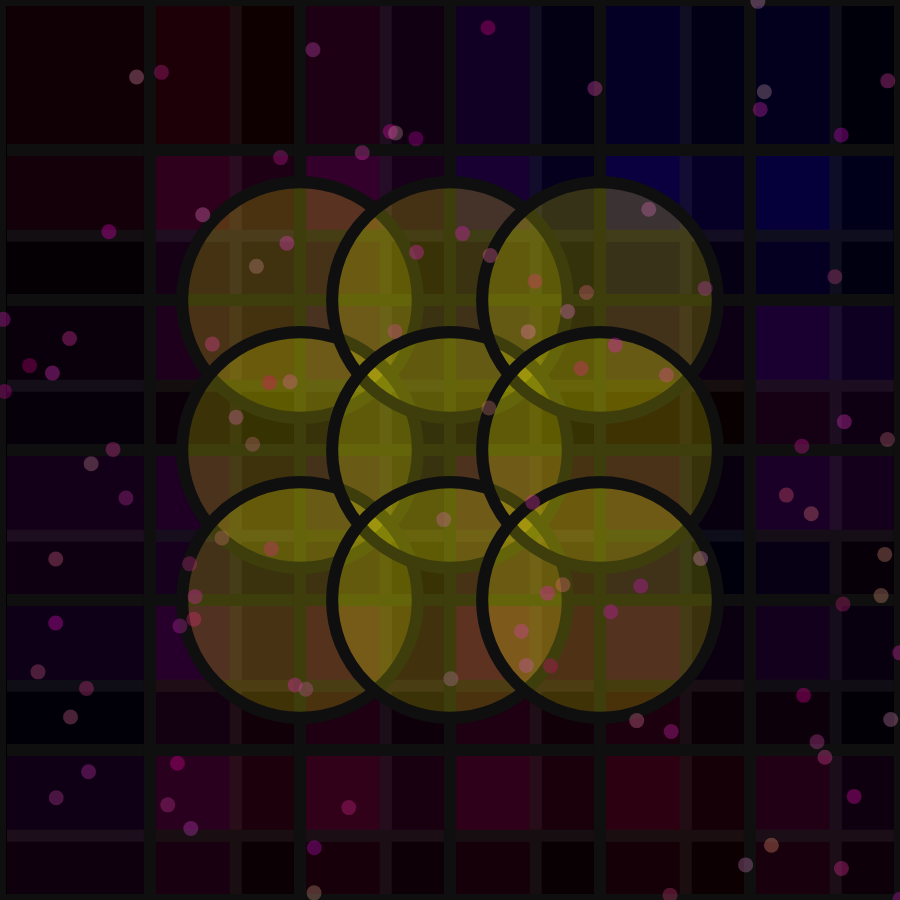
Frame 1 (no input)
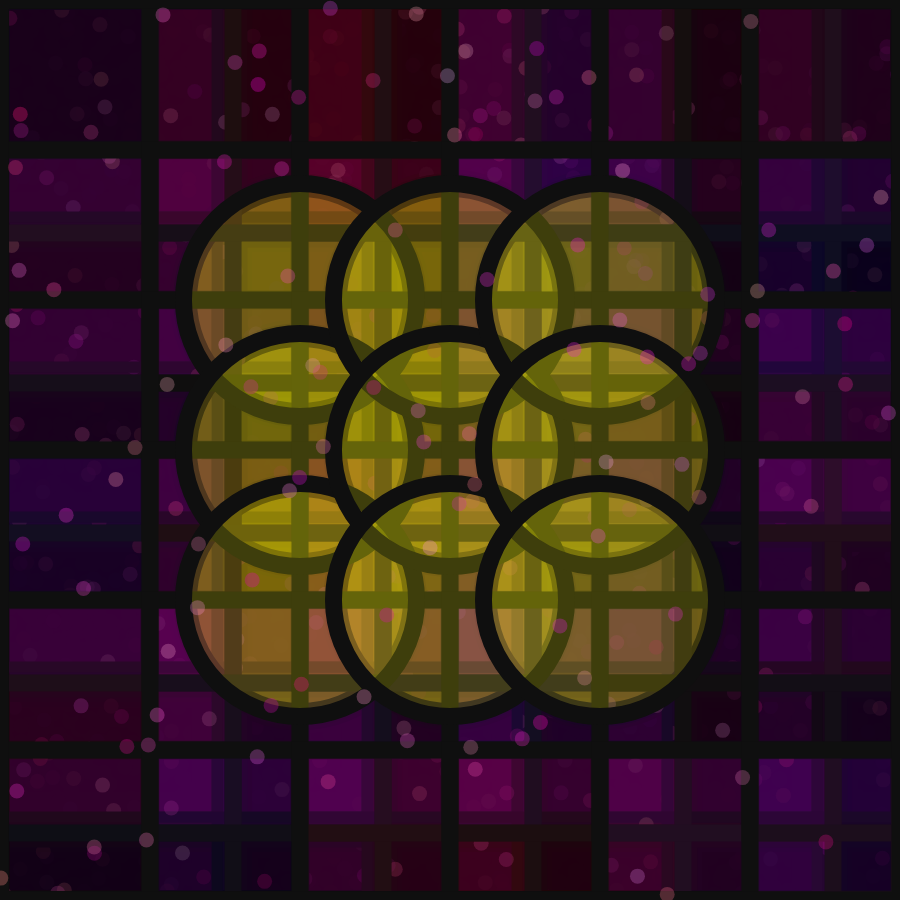
Frame 60 (no input)
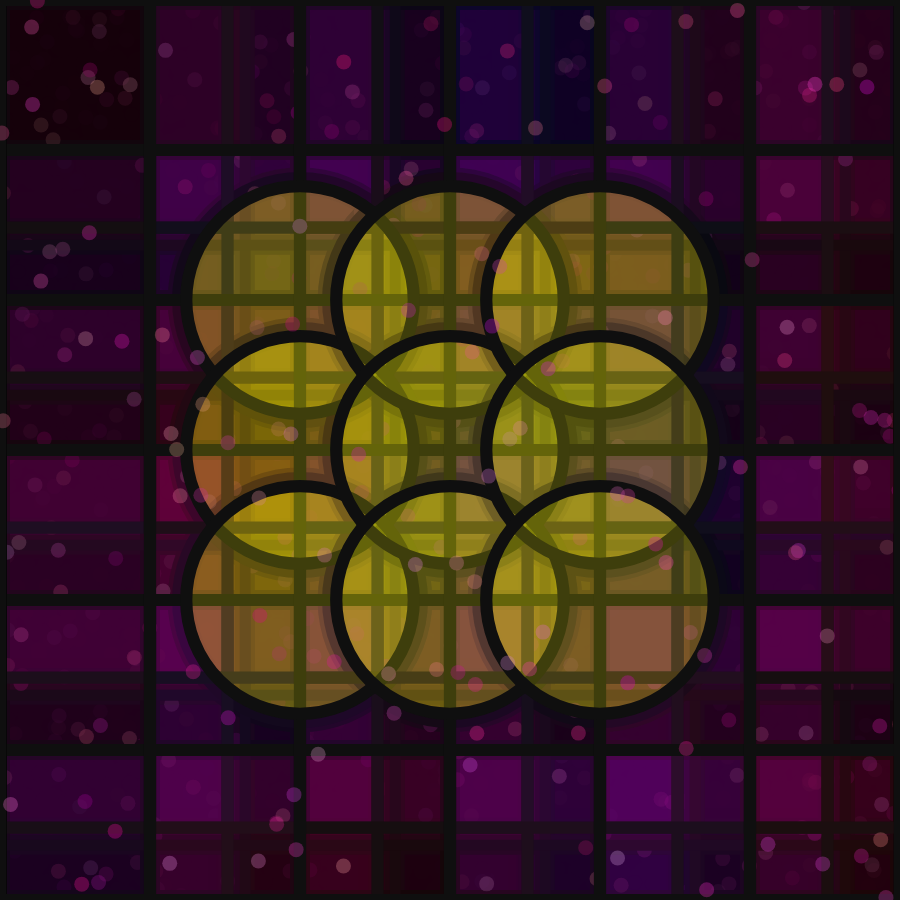
Frame 120 (the mouse pressed at the canvas centre since frame 60)

The p5.js sketch that drew these frames (run headless with seeded random() and noise() and a simulated clock; from frame 60 on, the mouse is pressed at the canvas centre):

// p5.js sketch
// ── sketch.js
function setup() {
	createCanvas(900, 900);
	background(0);
}

function draw() {

	background(0, 80);

	mySquarez(200, 300, random(200, 250), random(10, 20), (random(200), 0, random(255), 15));

	frickles();
}

// Our functions that draw stuff

// This function creates a grid of squares at equal distance from eachother. It needs the following parameters:
function mySquarez(sqX, sqY, sqSize, sqBorder, sqBorderCol) {

	// as long as sqX is less than width, draw squares 150 pixels away from each other
	for (sqX = 0; sqX < width; sqX += 150) {
		// as long as sqY is less than height, draw squares 150 pixels away from each other
		for (sqY = 0; sqY < height; sqY += 150) {
			// square properties
			stroke(sqBorderCol);
			strokeWeight(sqBorder);
			//fill(200, 0, 200, 20);
			fill(random(255), 0, random(255), 20);
			rect(sqX, sqY, sqSize, sqSize);
			noFill();
			rect(0, 0, width, height);
			// also, if the sqX & sqY values fall between the values below, draw circles on top
			if (sqX > 200 && sqX < 700 && sqY > 200 && sqY < 700) {
				//circle attributes
				fill(255, 255, 0, 50);
				ellipse(sqX, sqY, sqSize);
			}

		}
	}
}
// This function adds the random frickles across the screen
function frickles() {
	for (i = 0; i < 100; i++) {
		x = random(0, width);
		y = random(0, height);
		r = random(200, 255);
		g = random(160);
		b = random(120, 220);
		noStroke();
		fill(r, g, b, 80);
		ellipse(x, y, 15);

	}

}
